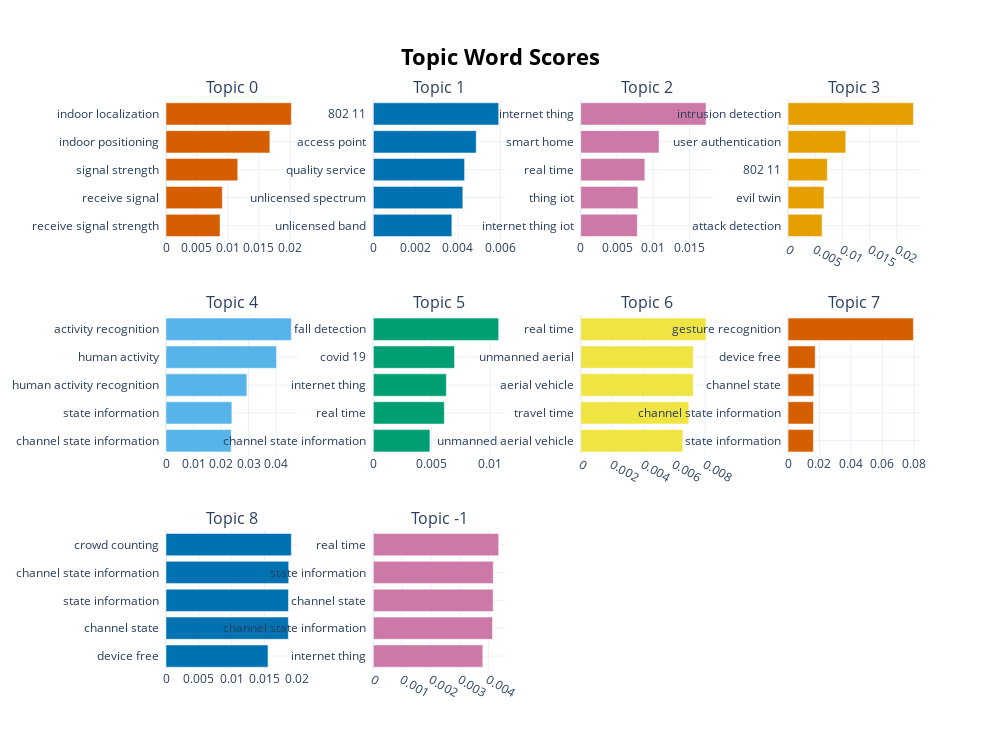

Source (notebook cell):
### Code cell
topic_model.visualize_barchart(topics=set(topics))

### Figure 1 — Plotly figure (JSON) as saved in the notebook; plotly's stock layout.template omitted (floating-point values rounded to 4 significant figures)
{"data": [{"marker": {"color": "#D55E00"}, "orientation": "h", "type": "bar", "x": [0.008728, 0.009099, 0.01159, 0.01678, 0.02025], "xaxis": "x", "y": ["receive signal strength  ", "receive signal  ", "signal strength  ", "indoor positioning  ", "indoor localization  "], "yaxis": "y"}, {"marker": {"color": "#0072B2"}, "orientation": "h", "type": "bar", "x": [0.00371, 0.004228, 0.004312, 0.004862, 0.005924], "xaxis": "x2", "y": ["unlicensed band  ", "unlicensed spectrum  ", "quality service  ", "access point  ", "802 11  "], "yaxis": "y2"}, {"marker": {"color": "#CC79A7"}, "orientation": "h", "type": "bar", "x": [0.007801, 0.007879, 0.008839, 0.01079, 0.01727], "xaxis": "x3", "y": ["internet thing iot  ", "thing iot  ", "real time  ", "smart home  ", "internet thing  "], "yaxis": "y3"}, {"marker": {"color": "#E69F00"}, "orientation": "h", "type": "bar", "x": [0.00626, 0.006605, 0.007217, 0.01062, 0.02306], "xaxis": "x4", "y": ["attack detection  ", "evil twin  ", "802 11  ", "user authentication  ", "intrusion detection  "], "yaxis": "y4"}, {"marker": {"color": "#56B4E9"}, "orientation": "h", "type": "bar", "x": [0.02371, 0.02396, 0.02941, 0.04019, 0.04557], "xaxis": "x5", "y": ["channel state information  ", "state information  ", "human activity recognition  ", "human activity  ", "activity recognition  "], "yaxis": "y5"}, {"marker": {"color": "#009E73"}, "orientation": "h", "type": "bar", "x": [0.004848, 0.006082, 0.006255, 0.006955, 0.01074], "xaxis": "x6", "y": ["channel state information  ", "real time  ", "internet thing  ", "covid 19  ", "fall detection  "], "yaxis": "y6"}, {"marker": {"color": "#F0E442"}, "orientation": "h", "type": "bar", "x": [0.006568, 0.006948, 0.007239, 0.007239, 0.008062], "xaxis": "x7", "y": ["unmanned aerial vehicle  ", "travel time  ", "aerial vehicle  ", "unmanned aerial  ", "real time  "], "yaxis": "y7"}, {"marker": {"color": "#D55E00"}, "orientation": "h", "type": "bar", "x": [0.01612, 0.01615, 0.01637, 0.01727, 0.07977], "xaxis": "x8", "y": ["state information  ", "channel state information  ", "channel state  ", "device free  ", "gesture recognition  "], "yaxis": "y8"}, {"marker": {"color": "#0072B2"}, "orientation": "h", "type": "bar", "x": [0.01552, 0.01862, 0.01864, 0.01868, 0.01908], "xaxis": "x9", "y": ["device free  ", "channel state  ", "state information  ", "channel state information  ", "crowd counting  "], "yaxis": "y9"}, {"marker": {"color": "#CC79A7"}, "orientation": "h", "type": "bar", "x": [0.003808, 0.004147, 0.004167, 0.004172, 0.004362], "xaxis": "x10", "y": ["internet thing  ", "channel state information  ", "channel state  ", "state information  ", "real time  "], "yaxis": "y10"}], "layout": {"annotations": [{"font": {"size": 16}, "showarrow": false, "text": "Topic 0", "x": 0.0875, "xanchor": "center", "xref": "paper", "y": 1, "yanchor": "bottom", "yref": "paper"}, {"font": {"size": 16}, "showarrow": false, "text": "Topic 1", "x": 0.3625, "xanchor": "center", "xref": "paper", "y": 1, "yanchor": "bottom", "yref": "paper"}, {"font": {"size": 16}, "showarrow": false, "text": "Topic 2", "x": 0.6375, "xanchor": "center", "xref": "paper", "y": 1, "yanchor": "bottom", "yref": "paper"}, {"font": {"size": 16}, "showarrow": false, "text": "Topic 3", "x": 0.9125, "xanchor": "center", "xref": "paper", "y": 1, "yanchor": "bottom", "yref": "paper"}, {"font": {"size": 16}, "showarrow": false, "text": "Topic 4", "x": 0.0875, "xanchor": "center", "xref": "paper", "y": 0.6222, "yanchor": "bottom", "yref": "paper"}, {"font": {"size": 16}, "showarrow": false, "text": "Topic 5", "x": 0.3625, "xanchor": "center", "xref": "paper", "y": 0.6222, "yanchor": "bottom", "yref": "paper"}, {"font": {"size": 16}, "showarrow": false, "text": "Topic 6", "x": 0.6375, "xanchor": "center", "xref": "paper", "y": 0.6222, "yanchor": "bottom", "yref": "paper"}, {"font": {"size": 16}, "showarrow": false, "text": "Topic 7", "x": 0.9125, "xanchor": "center", "xref": "paper", "y": 0.6222, "yanchor": "bottom", "yref": "paper"}, {"font": {"size": 16}, "showarrow": false, "text": "Topic 8", "x": 0.0875, "xanchor": "center", "xref": "paper", "y": 0.2444, "yanchor": "bottom", "yref": "paper"}, {"font": {"size": 16}, "showarrow": false, "text": "Topic -1", "x": 0.3625, "xanchor": "center", "xref": "paper", "y": 0.2444, "yanchor": "bottom", "yref": "paper"}], "height": 750, "hoverlabel": {"bgcolor": "white", "font": {"family": "Rockwell", "size": 16}}, "showlegend": false, "title": {"font": {"color": "Black", "size": 22}, "text": "<b>Topic Word Scores", "x": 0.5, "xanchor": "center", "yanchor": "top"}, "width": 1000, "xaxis": {"anchor": "y", "domain": [0, 0.175], "showgrid": true}, "xaxis10": {"anchor": "y10", "domain": [0.275, 0.45], "showgrid": true}, "xaxis11": {"anchor": "y11", "domain": [0.55, 0.725], "showgrid": true}, "xaxis12": {"anchor": "y12", "domain": [0.825, 1], "showgrid": true}, "xaxis2": {"anchor": "y2", "domain": [0.275, 0.45], "showgrid": true}, "xaxis3": {"anchor": "y3", "domain": [0.55, 0.725], "showgrid": true}, "xaxis4": {"anchor": "y4", "domain": [0.825, 1], "showgrid": true}, "xaxis5": {"anchor": "y5", "domain": [0, 0.175], "showgrid": true}, "xaxis6": {"anchor": "y6", "domain": [0.275, 0.45], "showgrid": true}, "xaxis7": {"anchor": "y7", "domain": [0.55, 0.725], "showgrid": true}, "xaxis8": {"anchor": "y8", "domain": [0.825, 1], "showgrid": true}, "xaxis9": {"anchor": "y9", "domain": [0, 0.175], "showgrid": true}, "yaxis": {"anchor": "x", "domain": [0.7556, 1], "showgrid": true}, "yaxis10": {"anchor": "x10", "domain": [0, 0.2444], "showgrid": true}, "yaxis11": {"anchor": "x11", "domain": [0, 0.2444], "showgrid": true}, "yaxis12": {"anchor": "x12", "domain": [0, 0.2444], "showgrid": true}, "yaxis2": {"anchor": "x2", "domain": [0.7556, 1], "showgrid": true}, "yaxis3": {"anchor": "x3", "domain": [0.7556, 1], "showgrid": true}, "yaxis4": {"anchor": "x4", "domain": [0.7556, 1], "showgrid": true}, "yaxis5": {"anchor": "x5", "domain": [0.3778, 0.6222], "showgrid": true}, "yaxis6": {"anchor": "x6", "domain": [0.3778, 0.6222], "showgrid": true}, "yaxis7": {"anchor": "x7", "domain": [0.3778, 0.6222], "showgrid": true}, "yaxis8": {"anchor": "x8", "domain": [0.3778, 0.6222], "showgrid": true}, "yaxis9": {"anchor": "x9", "domain": [0, 0.2444], "showgrid": true}}}
